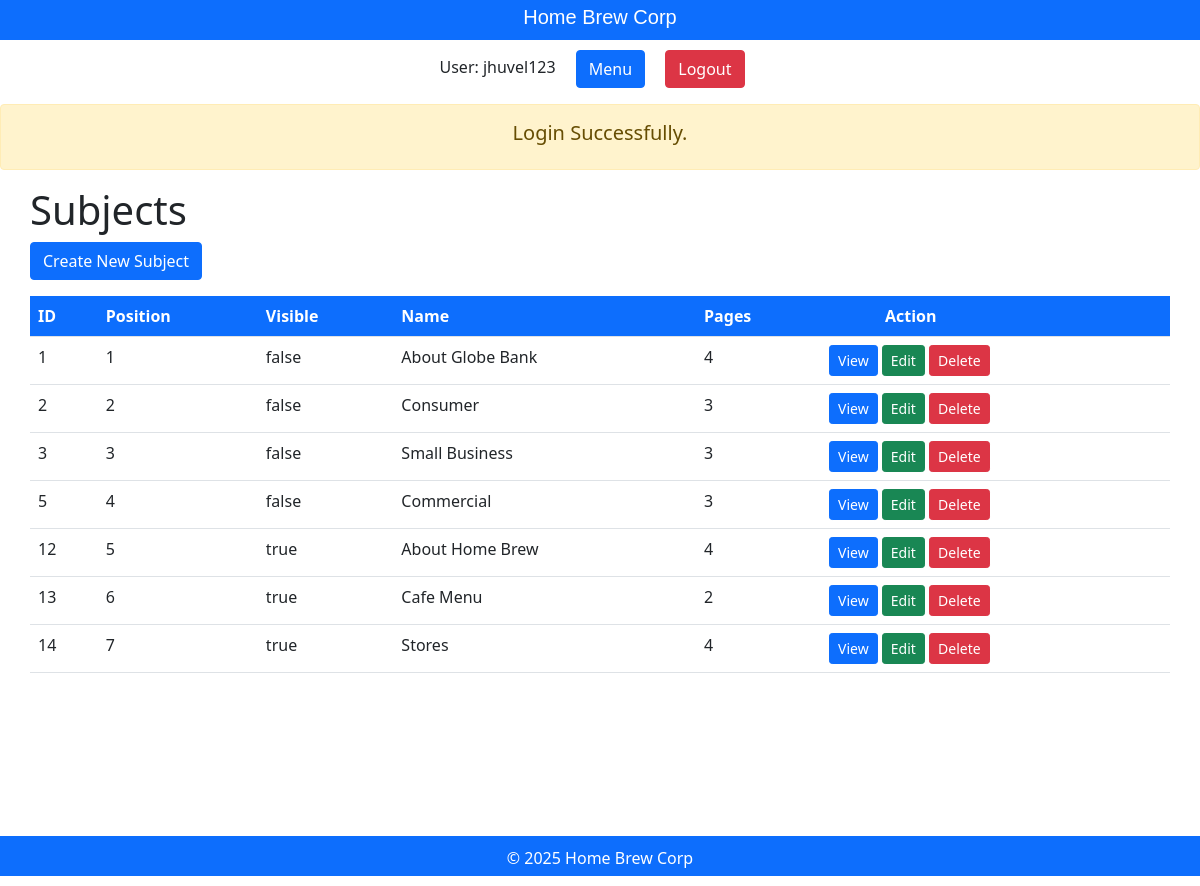
The page /staff/subjects/index.php (signed in) on the database its author committed.
### tables this page shows
CREATE TABLE `subjects` (
  `id` int(11) NOT NULL,
  `menu_name` varchar(255) DEFAULT NULL,
  `position` int(3) DEFAULT NULL,
  `visible` tinyint(1) DEFAULT NULL
);

### private/auth_functions.php (called while the page is built, shortened)
<?php
function is_logged_in()
{
    return isset($_SESSION['admin_id']);
}

### private/validation_functions.php (called while the page is built, shortened)
<?php
function is_blank($value)
{
  return !isset($value) || trim($value) === '';
}

### private/query_functions.php (called while the page is built, shortened)
<?php
function find_all_subjects($option = [])
{
    global $db;
    $visible = $option['visible'] ?? false;
    $sql = "SELECT * FROM subjects ";
    $sql .= "ORDER BY position ASC";
    $result = mysqli_query($db, $sql);
    return $result;
}
function count_pages_by_subject_id($subject_id, $option = [])
{
    global $db;
    $visible = $option['visible'] ?? false;
    $sql = "SELECT COUNT(*) AS count FROM pages ";
    $sql .= "WHERE subject_id='" . db_escape($db, $subject_id) . "' ";
    $result = mysqli_query($db, $sql);
    $row = mysqli_fetch_assoc($result);
    $count = $row['count'];
    return $count;
}

### private/database.php (called while the page is built, shortened)
<?php
function db_escape($connection, $string)
{
    return mysqli_escape_string($connection, $string);
}

### public/staff/subjects/index.php (the view, shortened to what this page needs)
<?php
$subject_set = find_all_subjects();
?>
<?php $page_theme = 'primary'; ?>
<?php include(SHARED_PATH . '/staff_header.php'); ?>
<div id="content">
  <div class="subjects listing">
    <h1>Subjects</h1>
    <div class="actions">
      <a class="btn btn-primary" href="<?php echo url_for('staff/subjects/new.php'); ?>">Create New Subject</a>
    </div>
    <table class="table">
      <tr class="table-hover bg-primary text-white">
        <th>ID</th>
        <th>Position</th>
        <th>Visible</th>
        <th>Name</th>
        <th>Pages</th>
        <th class="ps-4 ms-4"><span class="ps-3 ms-4">Action</span></th>
      </tr>
      <?php while ($subject = mysqli_fetch_assoc($subject_set)) { ?>
        <?php $page_count  = count_pages_by_subject_id($subject['id']); ?>
        <tr>
          <td><?php echo h($subject['id']); ?></td>
          <td><?php echo h($subject['position']); ?></td>
          <td><?php echo $subject['visible'] == 1 ? 'true' : 'false'; ?></td>
          <td><?php echo h($subject['menu_name']); ?></td>
          <td><?php echo $page_count; ?></td>
          <td>
            <a class="btn btn-primary btn-sm" href="<?php echo h(url_for('/staff/subjects/show.php?id=' . hu($subject['id']))); ?>">View</a>
            <a class="btn btn-success btn-sm" href="<?php echo h(url_for('/staff/subjects/edit.php?id=' . hu($subject['id']))); ?>">Edit</a>
            <a class="btn btn-danger btn-sm" href="<?php echo h(url_for('/staff/subjects/delete.php?id=' . hu($subject['id']))); ?>">Delete</a>
          </td>
        </tr>
      <?php } ?>
    </table>
  </div>
</div>
<?php include(SHARED_PATH . '/staff_footer.php'); ?>

### private/shared/staff_header.php (shortened to what this page needs)
<!DOCTYPE html>
<html lang="en">
<head>
    <link href="https://cdn.jsdelivr.net/npm/bootstrap@5.0.2/dist/css/bootstrap.min.css" rel="stylesheet">
    <link rel="stylesheet" href="<?php echo url_for('/stylesheets/staff.css'); ?>">
    <link rel="stylesheet" href="https://cdnjs.cloudflare.com/ajax/libs/font-awesome/6.7.1/css/all.min.css" />
</head>
<body>
    <?php isset($page_theme) ?: $page_theme = 'primary'; ?>
    <header class="<?php echo "bg-" . $page_theme ?>">
        <h1>Home Brew Corp</h1>
    </header>
    <navigation>
        <ul> <?php if (is_logged_in()) { ?>
                <li>User: <?php echo $_SESSION['username'] ?? ''; ?></li>
                <li><a class="btn btn-<?php echo $page_theme ?>" href="<?php echo url_for('/staff/index.php') ?>">Menu</a></li>
                <li><a class="btn btn-danger" href="<?php echo url_for('/staff/logout.php') ?>">Logout</a></li>
            <?php } ?>
        </ul>
    </navigation>
    <?php
    display_session_message();

### private/functions.php (shortened to what this page needs)
<?php
function url_for($script_path)
{
    if ($script_path[0] != '/') {
        $script_path = "/" . $script_path;
    }
    return WWW_ROOT . $script_path;
}
function u($string = "")
{
    return urlencode($string);
}
function h($string = "")
{
    return htmlspecialchars($string);
}
function hu($string = "")
{
    return h(u($string));
}
function get_and_clear_session_message()
{
    if (isset($_SESSION['message']) && $_SESSION['message'] != '') {
        $message = $_SESSION['message'];
        return $message;
    }
}
function display_session_message()
{
    $message = get_and_clear_session_message();
    if (!is_blank($message)) {
        echo '<div class="alert alert-warning my-3">';
        echo '<h5 class="text-center">' . $message . '</h5>';
        echo '</div>';
    }
}

### private/shared/staff_footer.php (shortened to what this page needs)
<footer class="<?php echo "bg-" . $page_theme ?>"> &copy; <?php echo date('Y'); ?> Home Brew Corp </footer>
</body>
</html>

### public/stylesheets/staff.css (style rules this page uses)
body { margin: 0; padding: 0; }
header { width: auto; height: 40px; margin: 0 0 10px 0; padding: 0; color: white; }
header h1 { margin: 0; padding: 5px; font-size: 20px; font-family: Verdana, Arial, Helvetica, sans-serif; text-align: center; }
navigation { width: auto; margin: 0; padding: 0; text-align: center; }
navigation ul { width: auto; list-style: none; padding: 0; margin: 0; }
navigation ul li { display: inline; margin-right: 1em; }
#content { width: auto; min-height: 650px; padding: 0 30px; }
footer { width: auto; height: 40px; margin: 0 0 10px 0; padding: 10px 20px; color: white; text-align: center; }
.actions { margin-bottom: 1em; }
table { border-collapse: collapse; vertical-align: top; }

### rows shown on the page
subjects: id "1", position "1", visible "false", menu_name "About Globe Bank", page_count "4"
subjects: id "2", position "2", visible "false", menu_name "Consumer", page_count "3"
subjects: id "3", position "3", visible "false", menu_name "Small Business"
subjects: id "5", position "4", visible "false", menu_name "Commercial", page_count "3"
subjects: id "12", position "5", visible "true", menu_name "About Home Brew", page_count "4"
subjects: id "13", position "6", visible "true", menu_name "Cafe Menu", page_count "2"
subjects: id "14", position "7", visible "true", menu_name "Stores", page_count "4"

### other values the page prints
$_SESSION['username'] "jhuvel123"
$message "Login Successfully."
